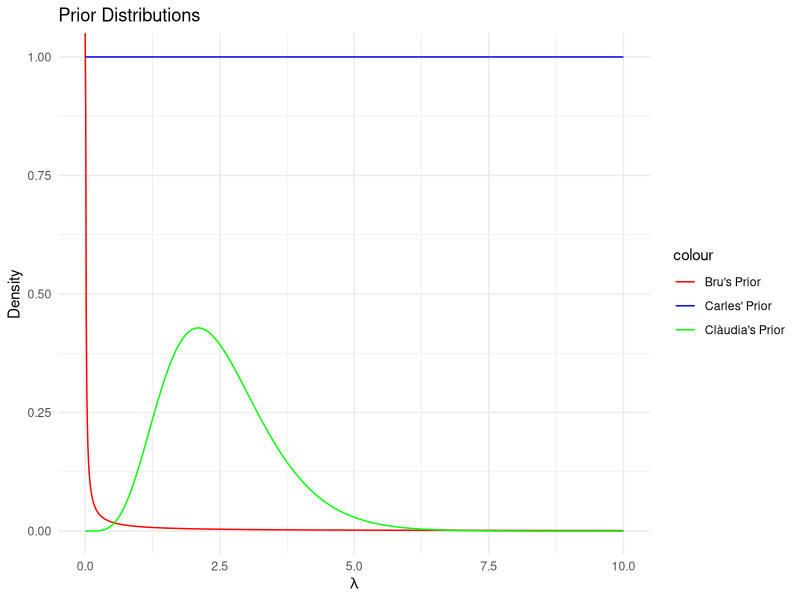

Source code (R):
library(ggplot2)

# Define the parameters for the Gamma distributions

prior_bru <- c(alpha = 0.01 , beta = 0.001)
prior_claudia <- c(alpha = 6.25 , beta = 2.5)

# Create a sequence of mu values instead of simulating values
mu <- seq(0, 10, 0.01)

# Calculate the pdf (probability density functions) of the Gamma distributions at 
# each value of mu
pdf_bru <- dgamma(mu, shape = prior_bru[1], rate = prior_bru[2])
pdf_claudia <- dgamma(mu, shape = prior_claudia[1], rate = prior_claudia[2])

# Create a dataframe for plotting
data <- data.frame(
  mu = mu,
  pdf_bru = pdf_bru,
  pdf_claudia = pdf_claudia,
  flat_prior = rep(1, length(mu))
)

# Plot the three prior distributions
ggplot(data, aes(x = mu)) +
  geom_line(aes(y = pdf_bru, color = "Bru's Prior")) +
  geom_line(aes(y = pdf_claudia, color = "Clàudia's Prior")) +
  geom_line(aes(y = flat_prior, color = "Carles' Prior")) +
  labs(x =  expression(lambda),y = "Density", title = "Prior Distributions") +
  theme_minimal() +
  scale_color_manual(values = c("red", "blue", "green"))
